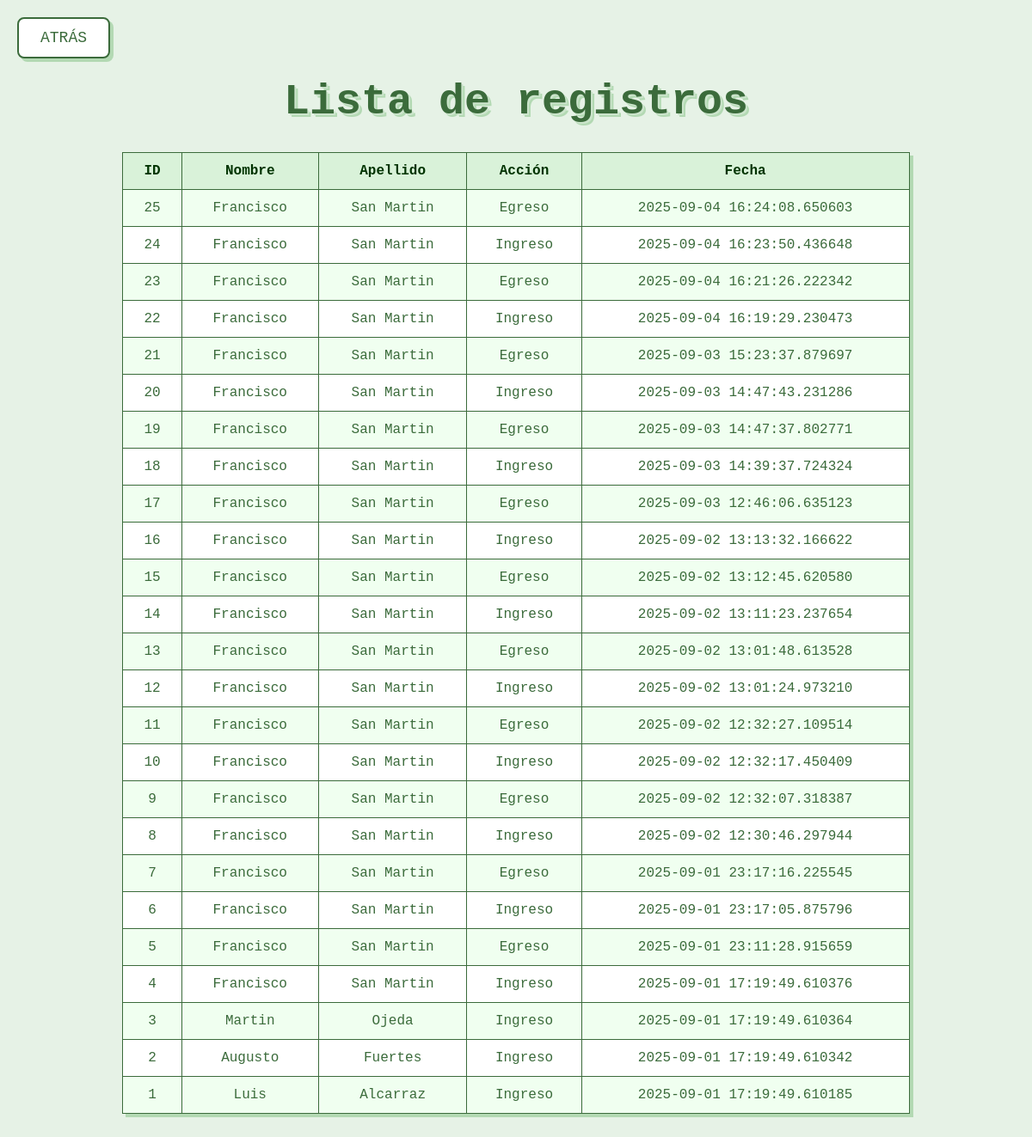
Page /registros on the earlier database version.
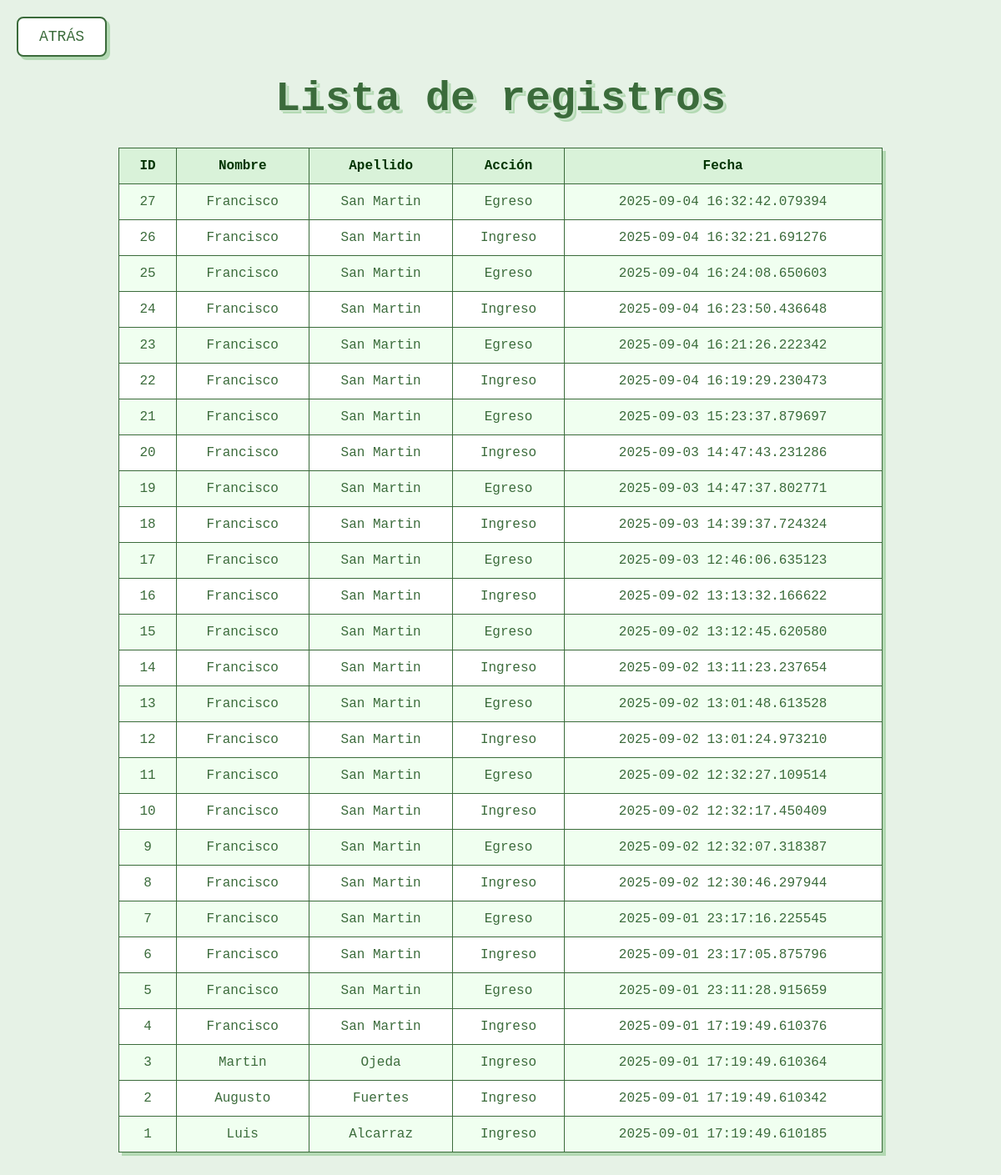
Same page on the later database version.
### tables this page shows
CREATE TABLE registros (id INTEGER PRIMARY KEY,empleado_id INTEGER,accion TEXT,date TIMESTAMP, FOREIGN KEY (empleado_id) REFERENCES empleados(id));

CREATE TABLE empleados
                 (id INTEGER PRIMARY KEY, nombre TEXT, apellido TEXT);

### backend/main.py (the view)
@app.route("/registros")
def registros():
    datos = db.obtener_registros_empleados()
    return render_template("registros.html", registros=datos)

### backend/db.py (called while the page is built)
def get_connection():
    return sqlite3.connect(DB_ROUTE)

def obtener_registros_empleados():
    conn = get_connection()
    c = conn.cursor()
    c.execute("SELECT r.id, e.nombre, e.apellido, r.accion, r.date FROM registros r, empleados e where r.empleado_id = e.id ORDER BY date DESC")
    registros = c.fetchall()
    conn.close()
    return registros

### frontend/templates/registros.html (shortened to what this page needs)
<!DOCTYPE html>
<html>
<head>
    <link rel="stylesheet" href="{{ url_for('static', filename='registros.css') }}">
</head>
<body>
    <h2>Lista de registros</h2>
    <table border="1">
        <tr>
            <th>ID</th>
            <th>Nombre</th>
            <th>Apellido</th>
            <th>Acción</th>
            <th>Fecha</th>
        </tr>
        {% for r in registros %}
        <tr>
            <td>{{ r[0] }}</td>
            <td>{{ r[1] }}</td>
            <td>{{ r[2] }}</td>
            <td>{{ r[3] }}</td>
            <td>{{ r[4] }}</td>
        </tr>
        {% endfor %}
    </table>
</body>
</html>
    <a href="{{ url_for('index') }}">
        <button class="back-button">ATRÁS</button>
    </a>
</body>
</html>

Differences in the rows shown:
added registros: id "27", nombre "Francisco", apellido "San Martin", accion "Egreso", date "2025-09-04 16:32:42.079394"
added registros: id "26", nombre "Francisco", apellido "San Martin", accion "Ingreso", date "2025-09-04 16:32:21.691276"
